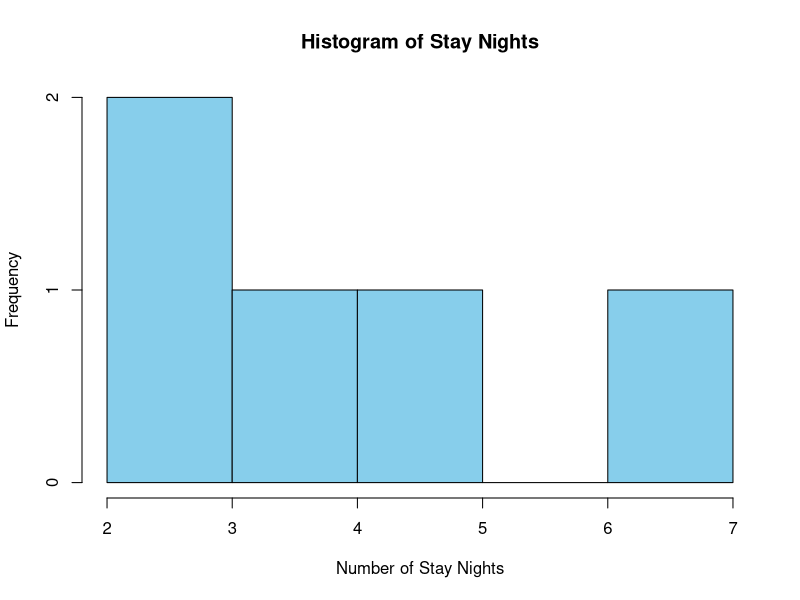
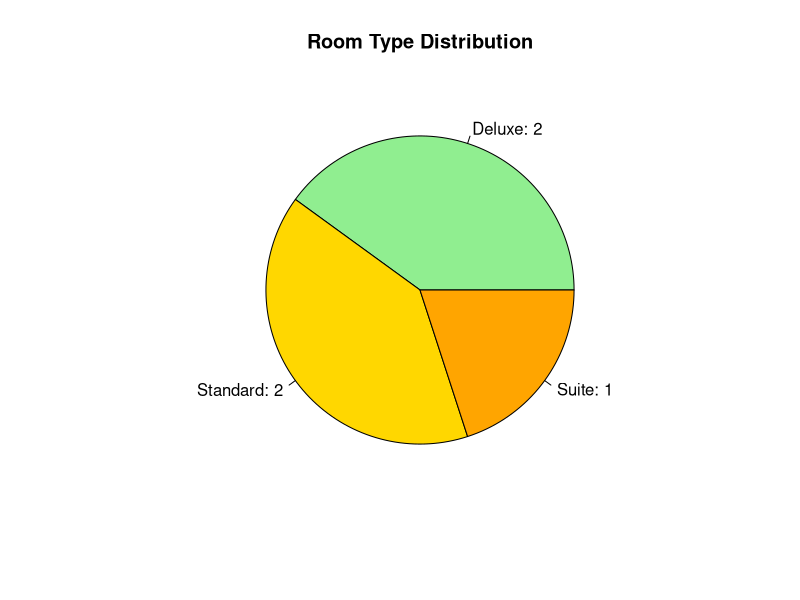
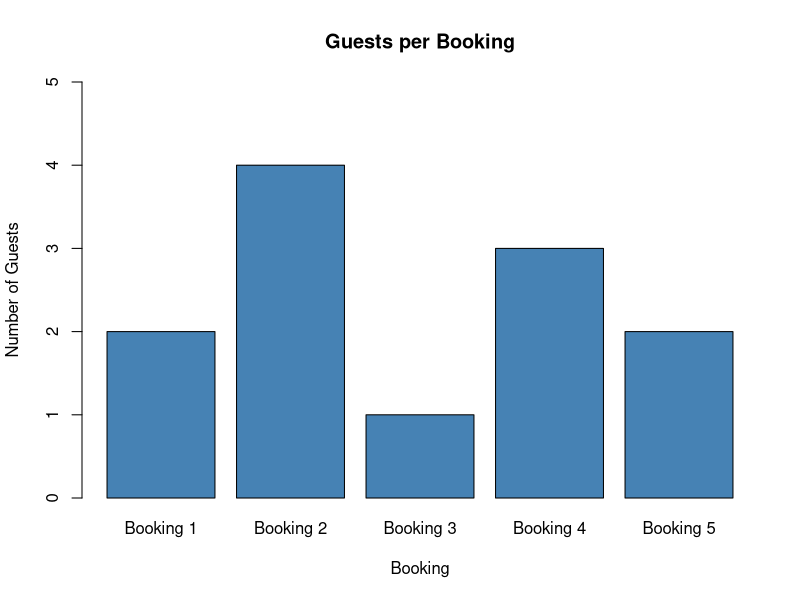
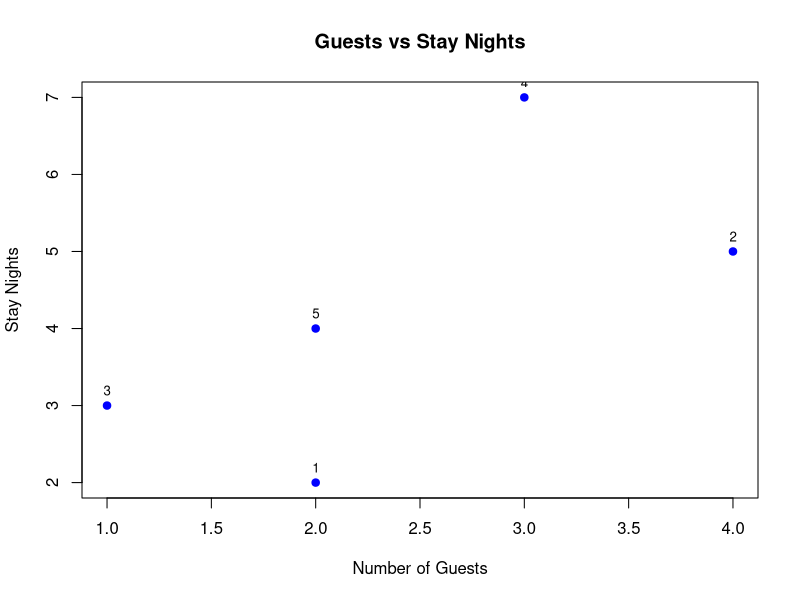

These figures' R source, in order:

hotel_data <- data.frame(
  Booking_ID = c(1, 2, 3, 4, 5),
  Stay_Nights = c(2, 5, 3, 7, 4),
  Guests = c(2, 4, 1, 3, 2),
  Room_Type = c("Standard", "Deluxe", "Standard", "Suite", "Deluxe")
)

print(hotel_data)

hist(
  hotel_data$Stay_Nights,
  main = "Histogram of Stay Nights",
  xlab = "Number of Stay Nights",
  ylab = "Frequency",
  col = "skyblue",
  border = "black"
)



room_count <- table(hotel_data$Room_Type)

pie(
  room_count,
  main = "Room Type Distribution",
  col = c("lightgreen", "gold", "orange"),
  labels = paste(
    names(room_count),
    room_count,
    sep = ": "
  )
)

barplot(
  hotel_data$Guests,
  names.arg = paste("Booking", hotel_data$Booking_ID),
  main = "Guests per Booking",
  xlab = "Booking",
  ylab = "Number of Guests",
  col = "steelblue",
  ylim = c(0, max(hotel_data$Guests) + 1)
)


plot(
  hotel_data$Guests,
  hotel_data$Stay_Nights,
  main = "Guests vs Stay Nights",
  xlab = "Number of Guests",
  ylab = "Stay Nights",
  pch = 19,
  col = "blue"
)

text(
  hotel_data$Guests,
  hotel_data$Stay_Nights,
  labels = hotel_data$Booking_ID,
  pos = 3,
  cex = 0.8
)
